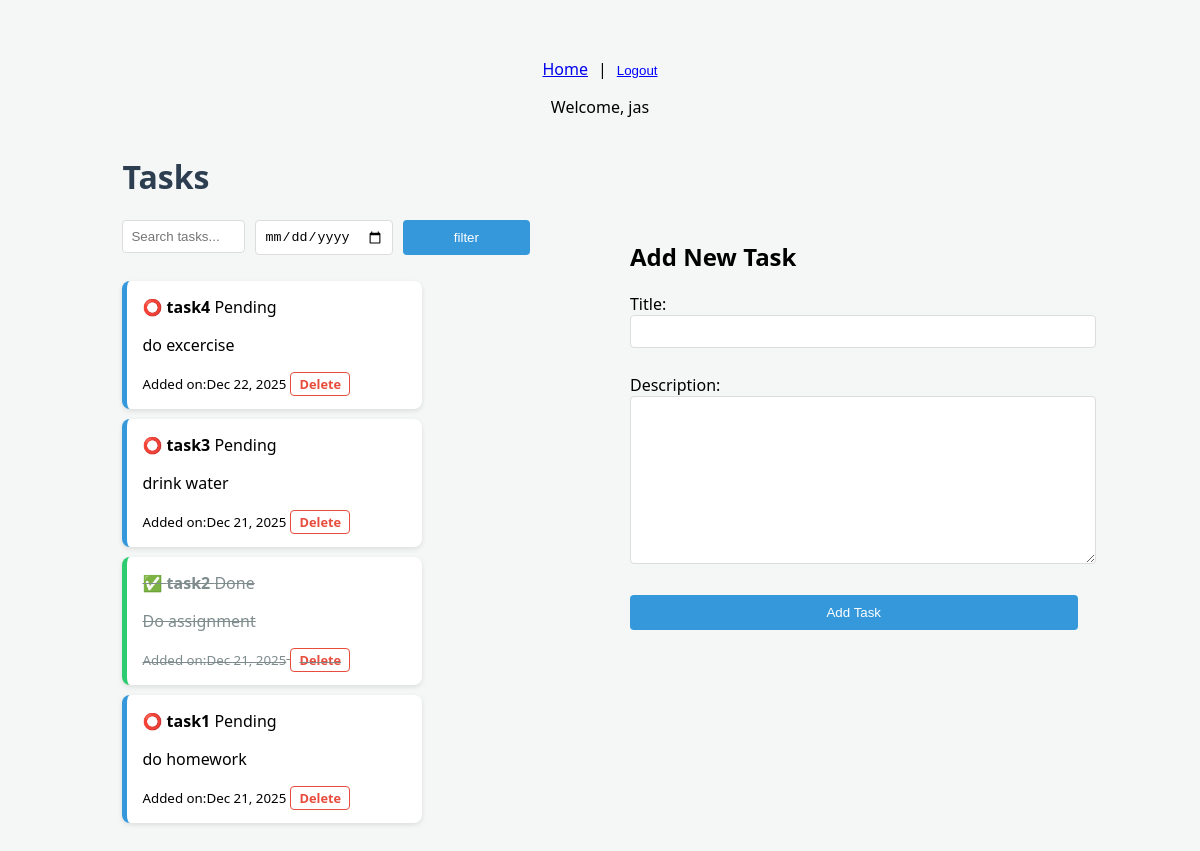
Screenshot of / (signed in) with the database file from the repository.
### core/models.py (models this page shows, shortened)
class Task(models.Model):
    user = models.ForeignKey(User,on_delete=models.CASCADE,null=True, blank=True)
    title = models.CharField(max_length=200)
    description = models.TextField(blank=True)
    is_completed = models.BooleanField(default=False)
    created_at = models.DateTimeField(auto_now_add=True)

### core/views.py (the view)
# urls.py: 2. Add a URL to urlpatterns:  path('', views.home, name='home')
@login_required
def home(request):
    search_input = request.GET.get('search') or ''
    date_input = request.GET.get('date_filter') or ''
    if request.method == 'POST':
        form = TaskForm(request.POST)
        if form.is_valid():
            task = form.save(commit=False)
            task.user = request.user
            task.save()
            messages.info(request,"New task added!")
            return redirect('home')
    else:
        form = TaskForm()
    tasks = Task.objects.filter(user=request.user)
    if search_input:
        tasks = tasks.filter(title__icontains=search_input)
    if date_input:
        tasks = tasks.filter(created_at__date=date_input)
    return render(request, 'core/home.html', {'tasks':tasks.order_by('-created_at'), 'form':form, 'search_input':search_input, 'date_input':date_input})

### core/forms.py
class TaskForm(forms.ModelForm):
    class Meta:
        model=Task
        fields = ['title','description']

### core/templates/core/home.html (shortened to what this page needs)
{% extends 'base.html' %}
{% block content %}
    <h1>Tasks</h1>
    <div style="display:flex; align-items: flex-start; justify-content: space-between;gap:100px;">
        <div>
            <div class="search-container" >
                <form method="GET" style="display:flex; align-items: flex-start; justify-content: space-around;gap:10px;">
                    <input type="text" name="search" placeholder="Search tasks..." value="{{ request.GET.search }}">
                    <input type="date" name="date_filter" value="{{ request.GET.date_filter}}">
                    <button type="submit">filter</button>
                </form>
            </div>
            <ul>
                {% for task in tasks %}
                    <li class="{% if task.is_completed %} done {% endif %}">
                        <a href="{% url 'toggle_task' task.id %}" style="text-decoration: none; color: inherit;">
                                <strong>
                                {% if task.is_completed %} ✅ {% else %} ⭕ {% endif %}
                                {{ task.title }}
                            </strong>
                        </a>
                        {% if task.is_completed %} Done {% else %} Pending {% endif %}
                        <p>{{ task.description }}</p>
                        <small>Added on:{{ task.created_at|date:"M d, Y" }}</small>
                        <a href="{% url 'delete_task' task.id %}" class="delete-btn">Delete</a>
                    </li>
                {% empty %}
                    <li>No tasks yet!</li>
                {% endfor %}
            </ul>
        </div>
        <div class="from-container">
            <h2>Add New Task</h2>
            <form method="POST">
                {{ form.as_p }}
                <button type="submit">Add Task</button>
            </form>
        </div>
    </div>
{% endblock %}

### templates/base.html (shortened to what this page needs)
{% load static %}
<!DOCTYPE html>
<html>
<head>
    <link rel="stylesheet" href="{% static 'style.css' %}">
</head>
<body>
    <nav style="display:flex; align-items: center; justify-content: space-around; gap:10px">
        <a href="/">Home</a>
        {% if user.is_authenticated %}
            |
            <form action="{% url 'logout' %}" method="post" style="display: inline;">
                <button type="submit" style="background: none; border: none; color: blue; text-decoration: underline; cursor: pointer; padding: 0;">
                    Logout
                </button>
            </form>
        {% endif %}
    </nav>
    {% if user.is_authenticated %}
        <p>Welcome, {{ user.username }}</p>
    {% endif %}
    <div class="container">
        {% block content %}
        {% endblock %}
    </div>
</body>
</html>

### core/static/style.css (style rules this page uses)
body { font-family: 'Segoe UI', Tahoma, Geneva, Verdana, sans-serif; background-color: #f4f7f6; display: flex; flex-direction: column; align-items: center; padding: 50px; }
h1 { color: #2c3e50; }
ul { list-style: none; padding: 0; width: 300px; }
li { background: white; margin-bottom: 10px; padding: 15px; border-radius: 8px; box-shadow: 0 2px 5px rgba(0,0,0,0.1); border-left: 5px solid #3498db; }
.done { border-left-color: #2ecc71; text-decoration: line-through; color: #7f8c8d; }
input, textarea { width: 100%; margin-bottom: 10px; border: 1px solid #ddd; border-radius: 4px; padding: 8px; }
button { background-color: #3498db; color: white; border: none; padding: 10px 15px; border-radius: 4px; cursor: pointer; width: 100%; }
.delete-btn { color: #e74c3c; text-decoration: none; font-size: 0.8rem; font-weight: bold; border: 1px solid #e74c3c; padding: 2px 8px; border-radius: 4px; transition: 0.3s; }

### rows the page displays
Task: title "task4", is_completed "Pending", description "do excercise", created_at "Dec 22, 2025"
Task: title "task3", is_completed "Pending", description "drink water", created_at "Dec 21, 2025"
Task: title "task2", is_completed "Done", description "Do assignment", created_at "Dec 21, 2025"
Task: title "task1", is_completed "Pending", description "do homework", created_at "Dec 21, 2025"

### other values shown
{{ user.username }} "jas"
